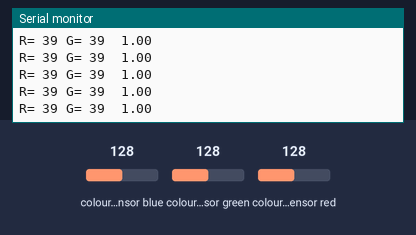
A sketch run on a simulated Arduino Uno, built with avr-gcc and run on an emulated ATmega328P. On the bench: the last lines printed to the serial monitor. Wiring (inferred from the names in the program): TCS3200 colour sensor: output A5; S2 pin 12; S3 pin 13; S0 pin 4; S1 pin 7. The test bench sets the inputs (shaded band); at power-on: colour sensor green 128, colour sensor red 128, colour sensor blue 128.

Above: at 1.2 s.
1.3 s: colour sensor green set to 5
At 1.47 s:
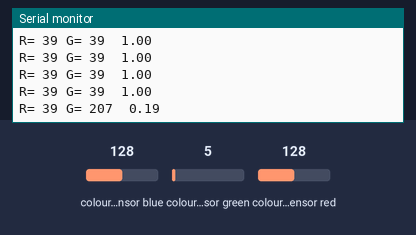
2.8 s: colour sensor green set to 250
At 2.86 s:
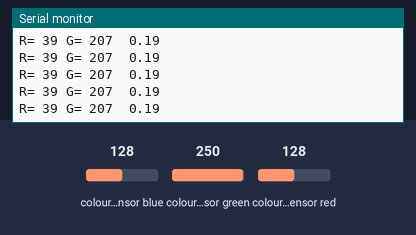
5.8 s: colour sensor red set to 250
At 5.8 s:
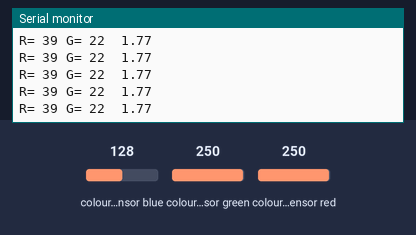
Timing chart, 0 to 8.8 s (numbered marks = the images above; inputs shaded):
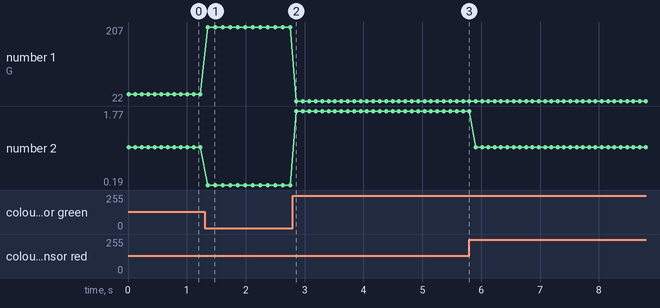

Measured:
- after the input at 1.3 s, the serial monitor: prints a new line after 0.05 s (image 1)
- plotted number 1: 39 → 207 after the input at 1.3 s, 207 → 22 after the input at 2.8 s
- plotted number 2: 1 → 0.19 after the input at 1.3 s, 0.19 → 1.77 after the input at 2.8 s, 1.77 → 1 after the input at 5.8 s

The sketch:

colorsen.ino
```cpp
#define S0 4
#define S1 7
#define S2 12
#define S3 13
#define sensorOut A5
int frequency = 0;

void setup() {
  pinMode(S0, OUTPUT);
  pinMode(S1, OUTPUT);
  pinMode(S2, OUTPUT);
  pinMode(S3, OUTPUT);
  pinMode(sensorOut, INPUT);

  // Setting frequency-scaling to 20%
  digitalWrite(S0,HIGH);
  digitalWrite(S1,LOW);

  Serial.begin(57600);
}
void loop() {

  int redfreq = 0;
  int greenfreq = 0;
  for (int i = 0; i < 50; i++) {
  digitalWrite(S2,LOW);
  digitalWrite(S3,LOW);
  // Reading the output frequency
  redfreq += pulseIn(sensorOut, 0);
  digitalWrite(S2,HIGH);
  digitalWrite(S3,HIGH);
  // Reading the output frequency
  greenfreq += pulseIn(sensorOut, 0);
  }
  redfreq /= 50;
  greenfreq /= 50;
  float ratio = (float)redfreq / (float)greenfreq;
  Serial.print("R= ");
  Serial.print(redfreq);
  Serial.print(" ");
  Serial.print("G= ");//printing name
  Serial.print(greenfreq);//printing RED color frequency
  Serial.print("  ");
  Serial.println(ratio);
  delay(100);

/* white is 70, 22
 *  red is 120+, <70
 *  green is 260+, 90+
 */

/*  //blue
  digitalWrite(S2,LOW);
  digitalWrite(S3,HIGH);
  // Reading the output frequency
  frequency = pulseIn(sensorOut, 0);
  //Remaping the value of the frequency to the RGB Model of 0 to 255
  frequency = map(frequency, 25,70,255,0);
  // Printing the value on the serial monitor
  Serial.print("B= ");//printing name
  Serial.print(frequency);//printing RED color frequency
  Serial.println("  ");
  delay(100);*/

}
```
